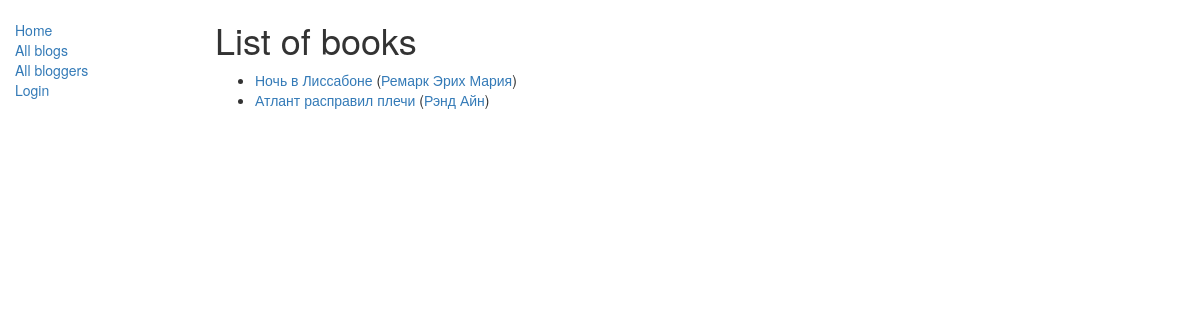
Before: /catalog/books/ with the older database file.
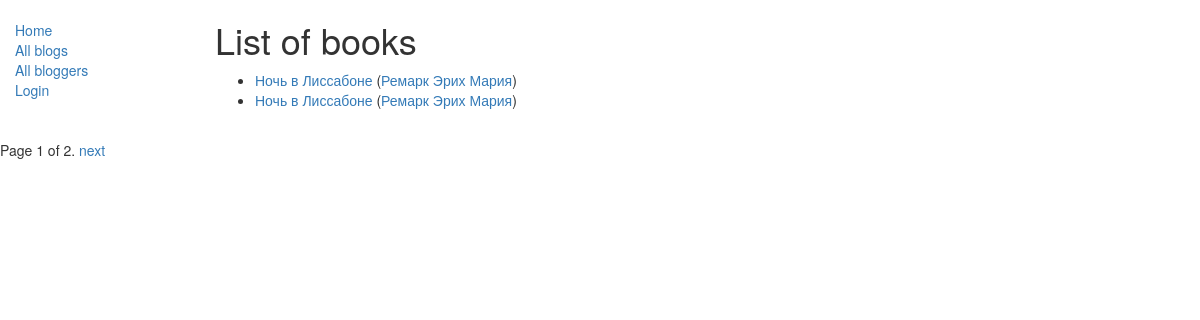
After: the same page with the newer database file.
### catalog/models.py (models this page shows, shortened)
class Book(models.Model):
    title = models.CharField(max_length=200)
    author = models.ForeignKey('Author', on_delete=models.SET_NULL, null=True)
    summary = models.TextField(max_length=1000, help_text="Enter a brief description of the book")
    isbn = models.CharField('ISBN', max_length=13,
                            help_text='13 Charact <a href="https://www.isbn-international.org/content/what-isbn">ISBN номер</a>')
    genre = models.ManyToManyField('Genre', help_text="Select a genre for this book")
    def get_absolute_url(self):
        return reverse('book-detail', args=[str(self.id)])
    def display_genre(self):
        """
        Создает строку для жанра. Это необходимо для отображения жанра в Admin.
        """
        return ', '.join([genre.name for genre in self.genre.all()[:3]])
    display_genre.short_description = 'Genre'

class Author(models.Model):
    first_name = models.CharField(max_length=100)
    last_name = models.CharField(max_length=100)
    date_of_birth = models.DateField(null=True, blank=True)
    date_of_death = models.DateField('Died', null=True, blank=True)
    def get_absolute_url(self):
        return reverse('author-detail', args=[str(self.id)])
    def __str__(self):
        return f'{self.last_name} {self.first_name}'

### catalog/views.py (the view)
# urls.py: path('books/', views.BookListView.as_view(), name='books'),
class BookListView(generic.ListView):
    model = Book
    paginate_by = 2
    def get_queryset(self):
        return Book.objects.order_by('author')

### catalog/templates/catalog/book_list.html
{% extends "base_generic.html" %}
{% block content %}
    <h1>List of books</h1>
    {% if book_list %}
    <ul>
      {% for book in book_list %}
      <li>
        <a href="{{ book.get_absolute_url }}">{{ book.title }}</a> (<a href="{{ book.author.get_absolute_url }}">{{ book.author }}</a>)
      </li>
      {% endfor %}
    </ul>
    {% else %}
      <p>There are no books in the library yet.</p>
    {% endif %}
{% endblock %}

Changed rows visible on the page:
no longer on this page (row unchanged): Book: title "Атлант расправил плечи", author "Рэнд Айн"
added Book: title "Ночь в Лиссабоне", author "Ремарк Эрих Мария"
Other visible differences:
{{ page_obj.number }}: (not shown) → "1"
{{ page_obj.paginator.num_pages }}: (not shown) → "2"
text now shown: "Page of . next"
